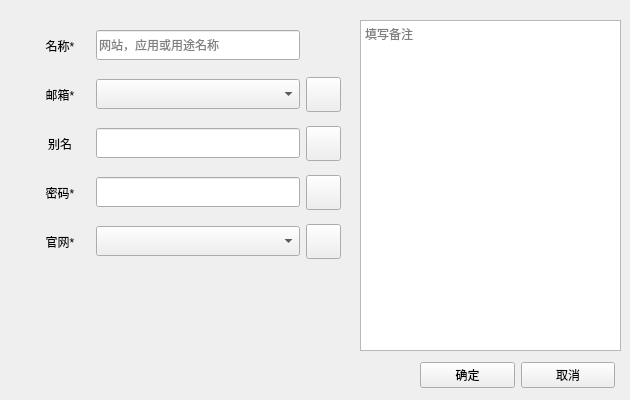
   <widget class="QWidget" name="mailKey">
    <attribute name="title">
     <string>邮箱密码</string>
    </attribute>
    <widget class="QWidget" name="layoutWidget_3">
     <property name="geometry">
      <rect>
       <x>30</x>
       <y>20</y>
       <width>311</width>
       <height>251</height>
      </rect>
     </property>
     <layout class="QVBoxLayout" name="verticalLayout_4">
      <item>
       <layout class="QHBoxLayout" name="horizontalLayout_9">
        <item>
         <widget class="QLabel" name="mail_nameLabel">
          <property name="minimumSize">
           <size>
            <width>60</width>
            <height>0</height>
           </size>
          </property>
          <property name="text">
           <string>名称*</string>
          </property>
          <property name="alignment">
           <set>Qt::AlignCenter</set>
          </property>
         </widget>
        </item>
        <item>
         <widget class="QLineEdit" name="mail_name">
          <property name="minimumSize">
           <size>
            <width>0</width>
            <height>30</height>
           </size>
          </property>
          <property name="placeholderText">
           <string>网站，应用或用途名称</string>
          </property>
         </widget>
        </item>
        <item>
         <widget class="QPushButton" name="space">
          <property name="minimumSize">
           <size>
            <width>35</width>
            <height>35</height>
           </size>
          </property>
          <property name="maximumSize">
           <size>
            <width>35</width>
            <height>35</height>
           </size>
          </property>
          <property name="styleSheet">
           <string notr="true">border:0px;background-color:transparent</string>
          </property>
          <property name="text">
           <string/>
          </property>
         </widget>
        </item>
       </layout>
      </item>
      <item>
       <layout class="QHBoxLayout" name="horizontalLayout_16">
        <item>
         <widget class="QLabel" name="mail_mailLabel">
          <property name="minimumSize">
           <size>
            <width>60</width>
            <height>0</height>
           </size>
          </property>
          <property name="text">
           <string>邮箱*</string>
          </property>
          <property name="alignment">
           <set>Qt::AlignCenter</set>
          </property>
         </widget>
        </item>
        <item>
         <widget class="QComboBox" name="mail_mail">
          <property name="sizePolicy">
           <sizepolicy hsizetype="Expanding" vsizetype="Fixed">
            <horstretch>0</horstretch>
            <verstretch>0</verstretch>
           </sizepolicy>
          </property>
          <property name="minimumSize">
           <size>
            <width>0</width>
            <height>30</height>
           </size>
          </property>
         </widget>
        </item>
        <item>
         <widget class="QPushButton" name="mail_mailJudge">
          <property name="minimumSize">
           <size>
            <width>35</width>
            <height>35</height>
           </size>
          </property>
          <property name="maximumSize">
           <size>
            <width>35</width>
            <height>35</height>
           </size>
          </property>
          <property name="text">
           <string/>
          </property>
         </widget>
        </item>
       </layout>
      </item>
      <item>
       <layout class="QHBoxLayout" name="horizontalLayout_19">
        <item>
         <widget class="QLabel" name="mail_subNameLabel">
          <property name="minimumSize">
           <size>
            <width>60</width>
            <height>0</height>
           </size>
          </property>
          <property name="text">
           <string>别名</string>
          </property>
          <property name="alignment">
           <set>Qt::AlignCenter</set>
          </property>
         </widget>
        </item>
        <item>
         <widget class="QLineEdit" name="mail_subName">
          <property name="minimumSize">
           <size>
            <width>0</width>
            <height>30</height>
           </size>
          </property>
         </widget>
        </item>
        <item>
         <widget class="QPushButton" name="mail_subNameJudge">
          <property name="minimumSize">
           <size>
            <width>35</width>
            <height>35</height>
           </size>
          </property>
          <property name="maximumSize">
           <size>
            <width>35</width>
            <height>35</height>
           </size>
          </property>
          <property name="text">
           <string/>
          </property>
         </widget>
        </item>
       </layout>
      </item>
      <item>
       <layout class="QHBoxLayout" name="horizontalLayout_14">
        <item>
         <widget class="QLabel" name="mail_passwordLabel">
          <property name="minimumSize">
           <size>
            <width>60</width>
            <height>0</height>
           </size>
          </property>
          <property name="text">
           <string>密码*</string>
          </property>
          <property name="alignment">
           <set>Qt::AlignCenter</set>
          </property>
         </widget>
        </item>
        <item>
         <widget class="QLineEdit" name="mail_password">
          <property name="minimumSize">
           <size>
            <width>0</width>
            <height>30</height>
           </size>
          </property>
         </widget>
        </item>
        <item>
         <widget class="QPushButton" name="mail_passwordJudge">
          <property name="minimumSize">
           <size>
            <width>35</width>
            <height>35</height>
           </size>
          </property>
          <property name="maximumSize">
           <size>
            <width>35</width>
            <height>35</height>
           </size>
          </property>
          <property name="text">
           <string/>
          </property>
         </widget>
        </item>
       </layout>
      </item>
      <item>
       <layout class="QHBoxLayout" name="horizontalLayout_17">
        <item>
         <widget class="QLabel" name="mail_websiteLabel">
          <property name="minimumSize">
           <size>
            <width>60</width>
            <height>0</height>
           </size>
          </property>
          <property name="text">
           <string>官网*</string>
          </property>
          <property name="alignment">
           <set>Qt::AlignCenter</set>
          </property>
         </widget>
        </item>
        <item>
         <widget class="QComboBox" name="mail_website">
          <property name="sizePolicy">
           <sizepolicy hsizetype="Expanding" vsizetype="Fixed">
            <horstretch>0</horstretch>
            <verstretch>0</verstretch>
           </sizepolicy>
          </property>
          <property name="minimumSize">
           <size>
            <width>0</width>
            <height>30</height>
           </size>
          </property>
         </widget>
        </item>
        <item>
         <widget class="QPushButton" name="mail_websiteJudge">
          <property name="minimumSize">
           <size>
            <width>35</width>
            <height>35</height>
           </size>
          </property>
          <property name="maximumSize">
           <size>
            <width>35</width>
            <height>35</height>
           </size>
          </property>
          <property name="text">
           <string/>
          </property>
         </widget>
        </item>
       </layout>
      </item>
     </layout>
    </widget>
    <widget class="QTextEdit" name="mail_remark">
     <property name="geometry">
      <rect>
       <x>360</x>
       <y>20</y>
       <width>261</width>
       <height>331</height>
      </rect>
     </property>
     <property name="placeholderText">
      <string>填写备注</string>
     </property>
    </widget>
    <widget class="QWidget" name="layoutWidget_5">
     <property name="geometry">
      <rect>
       <x>420</x>
       <y>360</y>
       <width>195</width>
       <height>31</height>
      </rect>
     </property>
     <layout class="QHBoxLayout" name="horizontalLayout_12">
      <item>
       <widget class="QPushButton" name="mail_yes">
        <property name="text">
         <string>确定</string>
        </property>
       </widget>
      </item>
      <item>
       <widget class="QPushButton" name="mail_no">
        <property name="text">
         <string>取消</string>
        </property>
       </widget>
      </item>
     </layout>
    </widget>
   </widget>
